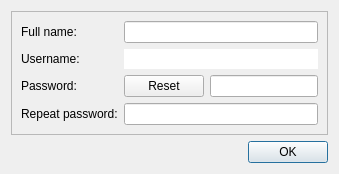
<?xml version="1.0" encoding="UTF-8"?>
<ui version="4.0">
 <class>studentEdit</class>
 <widget class="QDialog" name="studentEdit">
  <property name="geometry">
   <rect>
    <x>0</x>
    <y>0</y>
    <width>400</width>
    <height>300</height>
   </rect>
  </property>
  <property name="windowTitle">
   <string notr="true"/>
  </property>
  <layout class="QGridLayout" name="gridLayout">
   <property name="sizeConstraint">
    <enum>QLayout::SetFixedSize</enum>
   </property>
   <item row="1" column="0">
    <widget class="QFrame" name="buttonsFrame">
     <property name="sizePolicy">
      <sizepolicy hsizetype="Preferred" vsizetype="Fixed">
       <horstretch>0</horstretch>
       <verstretch>0</verstretch>
      </sizepolicy>
     </property>
     <property name="frameShape">
      <enum>QFrame::NoFrame</enum>
     </property>
     <property name="frameShadow">
      <enum>QFrame::Plain</enum>
     </property>
     <layout class="QHBoxLayout" name="horizontalLayout">
      <property name="leftMargin">
       <number>0</number>
      </property>
      <property name="topMargin">
       <number>0</number>
      </property>
      <property name="rightMargin">
       <number>0</number>
      </property>
      <property name="bottomMargin">
       <number>0</number>
      </property>
      <item alignment="Qt::AlignRight">
       <widget class="QPushButton" name="okButton">
        <property name="sizePolicy">
         <sizepolicy hsizetype="Fixed" vsizetype="Fixed">
          <horstretch>0</horstretch>
          <verstretch>0</verstretch>
         </sizepolicy>
        </property>
        <property name="text">
         <string notr="true">OK</string>
        </property>
       </widget>
      </item>
     </layout>
    </widget>
   </item>
   <item row="0" column="0">
    <widget class="QFrame" name="form">
     <property name="frameShape">
      <enum>QFrame::StyledPanel</enum>
     </property>
     <property name="frameShadow">
      <enum>QFrame::Raised</enum>
     </property>
     <layout class="QFormLayout" name="formLayout">
      <item row="0" column="0">
       <widget class="QLabel" name="nameLabel">
        <property name="text">
         <string extracomment="Student full name">Full name:</string>
        </property>
       </widget>
      </item>
      <item row="0" column="1">
       <widget class="QLineEdit" name="nameEdit"/>
      </item>
      <item row="2" column="0">
       <widget class="QLabel" name="usernameLabel">
        <property name="text">
         <string extracomment="Student username">Username:</string>
        </property>
       </widget>
      </item>
      <item row="2" column="1">
       <widget class="QLineEdit" name="usernameEdit">
        <property name="frame">
         <bool>false</bool>
        </property>
        <property name="readOnly">
         <bool>true</bool>
        </property>
       </widget>
      </item>
      <item row="6" column="1">
       <widget class="QLineEdit" name="repeatPasswordEdit">
        <property name="maxLength">
         <number>32</number>
        </property>
        <property name="echoMode">
         <enum>QLineEdit::Password</enum>
        </property>
       </widget>
      </item>
      <item row="4" column="0">
       <widget class="QLabel" name="passwordLabel">
        <property name="text">
         <string>Password:</string>
        </property>
       </widget>
      </item>
      <item row="6" column="0">
       <widget class="QLabel" name="repeatPasswordLabel">
        <property name="text">
         <string>Repeat password:</string>
        </property>
       </widget>
      </item>
      <item row="4" column="1">
       <widget class="QFrame" name="passwordFrame">
        <property name="sizePolicy">
         <sizepolicy hsizetype="Preferred" vsizetype="Fixed">
          <horstretch>0</horstretch>
          <verstretch>0</verstretch>
         </sizepolicy>
        </property>
        <property name="frameShape">
         <enum>QFrame::NoFrame</enum>
        </property>
        <property name="frameShadow">
         <enum>QFrame::Plain</enum>
        </property>
        <layout class="QHBoxLayout" name="horizontalLayout_2">
         <property name="leftMargin">
          <number>0</number>
         </property>
         <property name="topMargin">
          <number>0</number>
         </property>
         <property name="rightMargin">
          <number>0</number>
         </property>
         <property name="bottomMargin">
          <number>0</number>
         </property>
         <item>
          <widget class="QPushButton" name="resetPasswordButton">
           <property name="text">
            <string>Reset</string>
           </property>
          </widget>
         </item>
         <item>
          <widget class="QLineEdit" name="passwordEdit">
           <property name="maxLength">
            <number>32</number>
           </property>
           <property name="echoMode">
            <enum>QLineEdit::Password</enum>
           </property>
          </widget>
         </item>
        </layout>
       </widget>
      </item>
     </layout>
    </widget>
   </item>
  </layout>
 </widget>
 <resources/>
 <connections/>
</ui>
